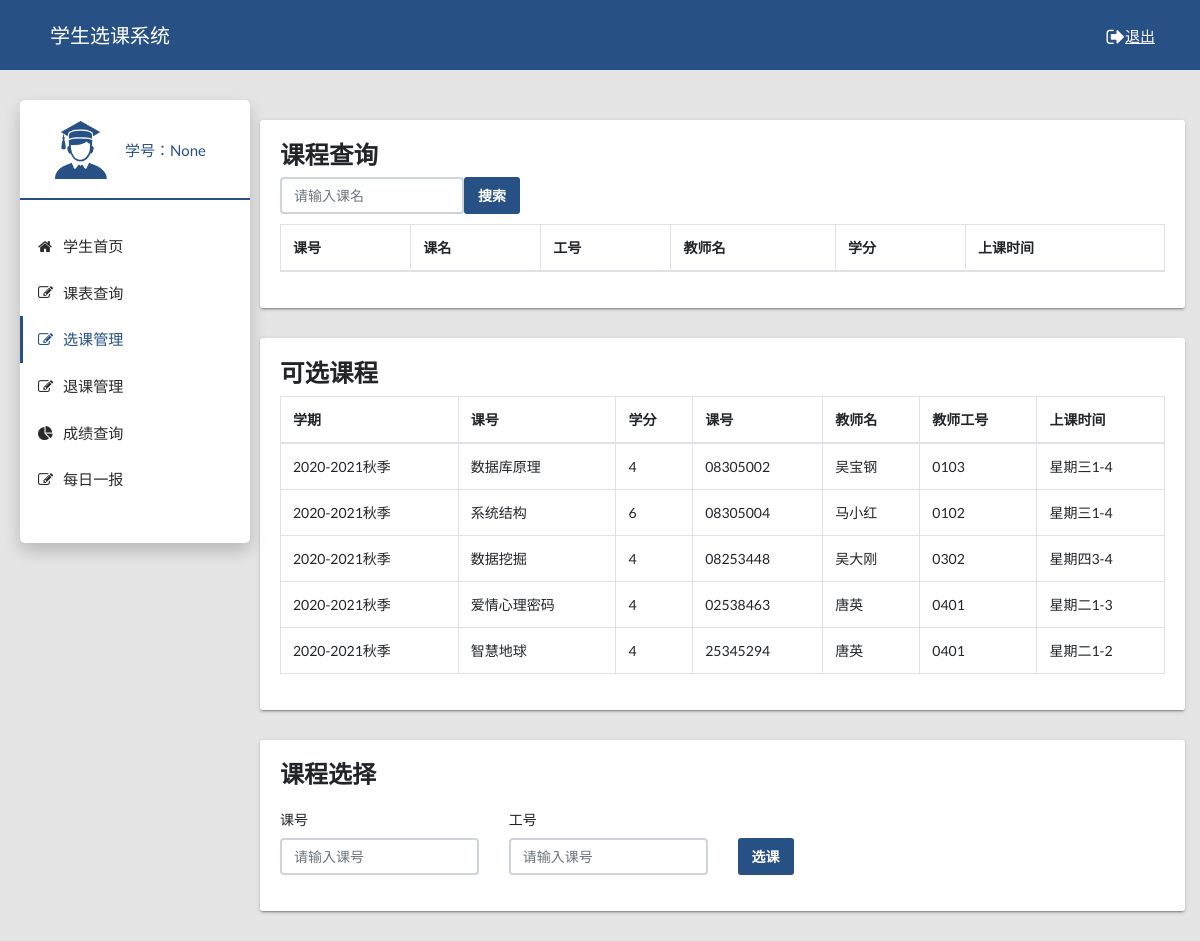
The app's page /select_course/, older data.
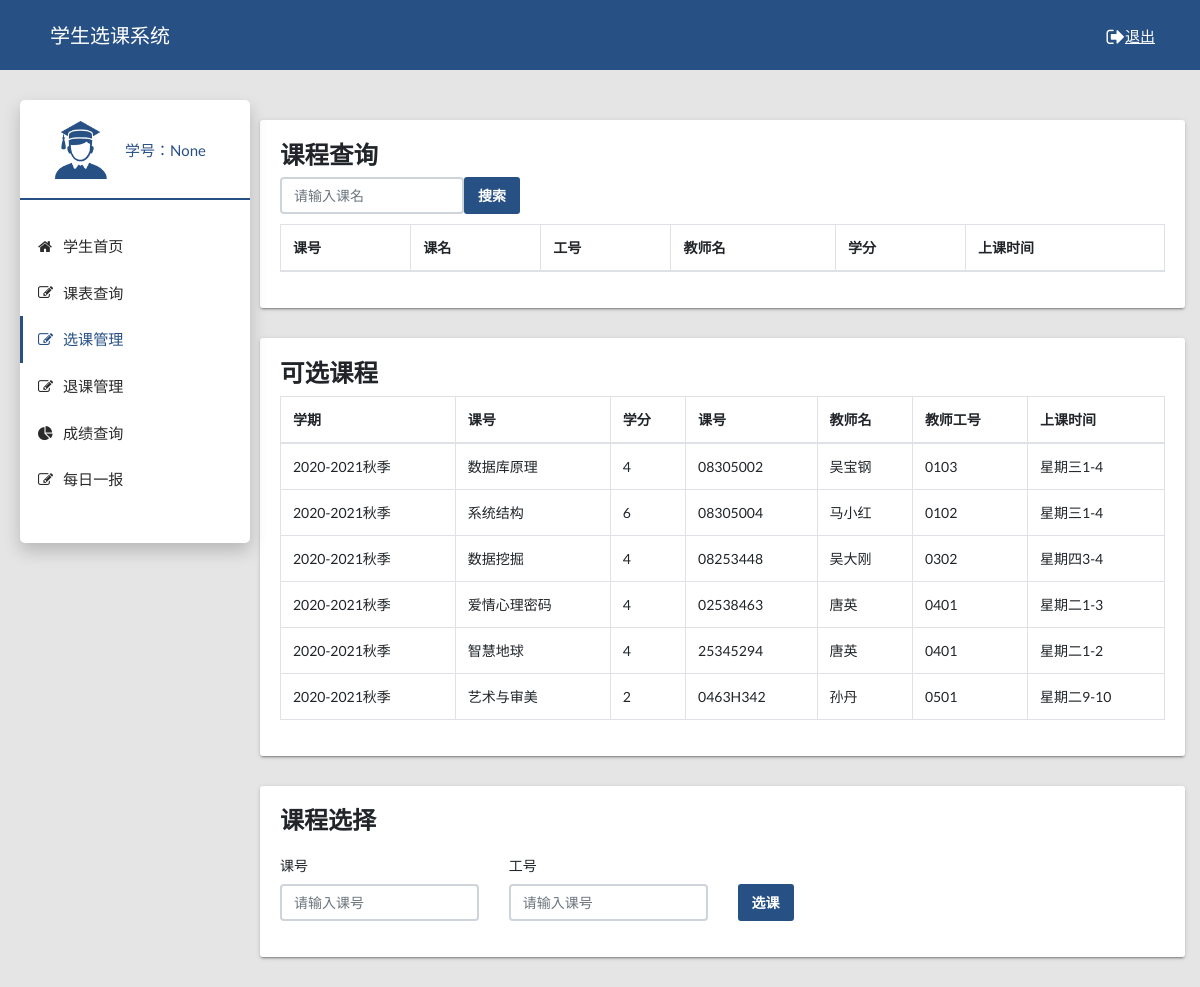
The same page, newer data.
### system/models.py (models this page shows)
class open_course(models.Model):
  xq = models.CharField(max_length=20)
  kh = models.ForeignKey(to = course, on_delete=models.CASCADE)
  gh = models.ForeignKey(to = teacher, on_delete=models.CASCADE)
  sksj = models.CharField(max_length=20)

### system/views.py (the view)
# urls.py: path('select_course/', views.select_course),
def select_course(request):
  number = request.session.get('number')
  cursor = connection.cursor()
  cursor.execute("select distinct xq,km,xf,kh_id,xm,gh,sksj "
                 "from system_open_course,system_teacher,system_course "
                 "where system_open_course.gh_id = system_teacher.gh "
                 "and system_open_course.kh_id = system_course.kh "
                 "and xq='2020-2021秋季'")
  open_course = cursor.fetchall()
  print(open_course)
  all = []
  for item in open_course:
    course = dict()  # 注意这里一定要放在循环之内！！！！！！！！！！！！
    course['xq'] = item[0]
    course['km'] = item[1]
    course['xf'] = item[2]
    course['kh_id'] = item[3]
    course['xm'] = item[4]
    course['gh'] = item[5]
    course['sksj'] = item[6]
    all.append(course)
  if request.method == 'POST':
    print('post')
    km = request.POST.get('km')
    print(km)
    course_id = request.POST.get('course_id')
    print(course_id)
    teacher_id = request.POST.get('teacher_id')
    print(teacher_id)
    if km:
      cursor = connection.cursor()
      cursor.execute("select kh_id,km,gh_id,xm,xf,sksj "
                     "from system_open_course,system_teacher,system_course "
                     "where system_open_course.gh_id = system_teacher.gh "
                     "and system_open_course.kh_id = system_course.kh and km = %s "
                     "and xq='2020-2021秋季'", [km])
      course_data = cursor.fetchall()
      print(course_data)
      all_data = []
      for item in course_data:
        course = dict()  # 注意这里一定要放在循环之内！！！！！！！！！！！！
        course['kh'] = item[0]
        course['km'] = item[1]
        course['gh'] = item[2]
        course['xm'] = item[3]
        course['xf'] = item[4]
        course['sksj'] = item[5]
        all_data.append(course)
      return render(request, 'select_course.html', context={'xh':number,'course_data': all_data, 'open_course': all})
    if course_id and teacher_id:
      try:
        models.e_table.objects.create(xq='2020-2021秋季', xh_id=number, kh_id=course_id, gh_id=teacher_id)
        messages.success(request, '选课成功啦~~~~~~')
        return redirect('/select_course/')
      except:
        messages.success(request, '选课失败啦！可能没有这门课或者这个老师哦~~~')
        return redirect('/select_course/')
  else:
    return render(request, 'select_course.html', context={'xh':number,'open_course': all})

### system/templates/select_course.html (shortened to what the changed rows need)
<!DOCTYPE html>
{% load static %}
<html lang="en">
  <head>
    <link rel="stylesheet" type="text/css" href="{% static "css/main.css" %}">
    <link rel="stylesheet" type="text/css" href="https://maxcdn.bootstrapcdn.com/font-awesome/4.7.0/css/font-awesome.min.css">
  </head>
  <body class="app sidebar-mini" style="background-color: #E5E5E5">
    <main class="app-content">
        <div class="row">
        <div class="col-md-12">
          <div class="tile">
              <div class="tile-body">
                  <div class="table-responsive">
                      <table class="table table-hover table-bordered">
                        <thead>
                          <tr>
                            <th>课号</th>
                            <th>课名</th>
                            <th>工号</th>
                            <th>教师名</th>
                            <th>学分</th>
                            <th>上课时间</th>
                          </tr>
                        </thead>
                      </table>
                    </div>
          </div>
        </div>
      </div>
        <div class="col-md-12" style="display: block" >
          <div class="tile">
            <div class="tile-body">
                <table class="table table-hover table-bordered" id="sampleTable1">
                  <thead>
                    <tr>
                      <th>学期</th>
                      <th>课号</th>
                      <th>学分</th>
                      <th>课号</th>
                      <th>教师名</th>
                      <th>教师工号</th>
                      <th>上课时间</th>
                    </tr>
                  </thead>
                  <tbody>
                    {% for item in open_course %}
                    <tr>
                      <td>{{ item.xq}}</td>
                      <td>{{item.km}}</td>
                      <td>{{item.xf}}</td>
                      <td>{{item.kh_id}}</td>
                      <td>{{item.xm}}</td>
                      <td>{{item.gh}}</td>
                      <td>{{item.sksj}}</td>
                    </tr>
                    {% endfor %}
                  </tbody>
                </table>
              </div>
            </div>
          </div>
      </div>
    </main>
  </body>
</html>

Row changes from the older to the newer data that the page shows:
added open_course: xq "2020-2021秋季", km "艺术与审美", xf "2", kh_id "0463H342", xm "孙丹", gh "0501", sksj "星期二9-10"
